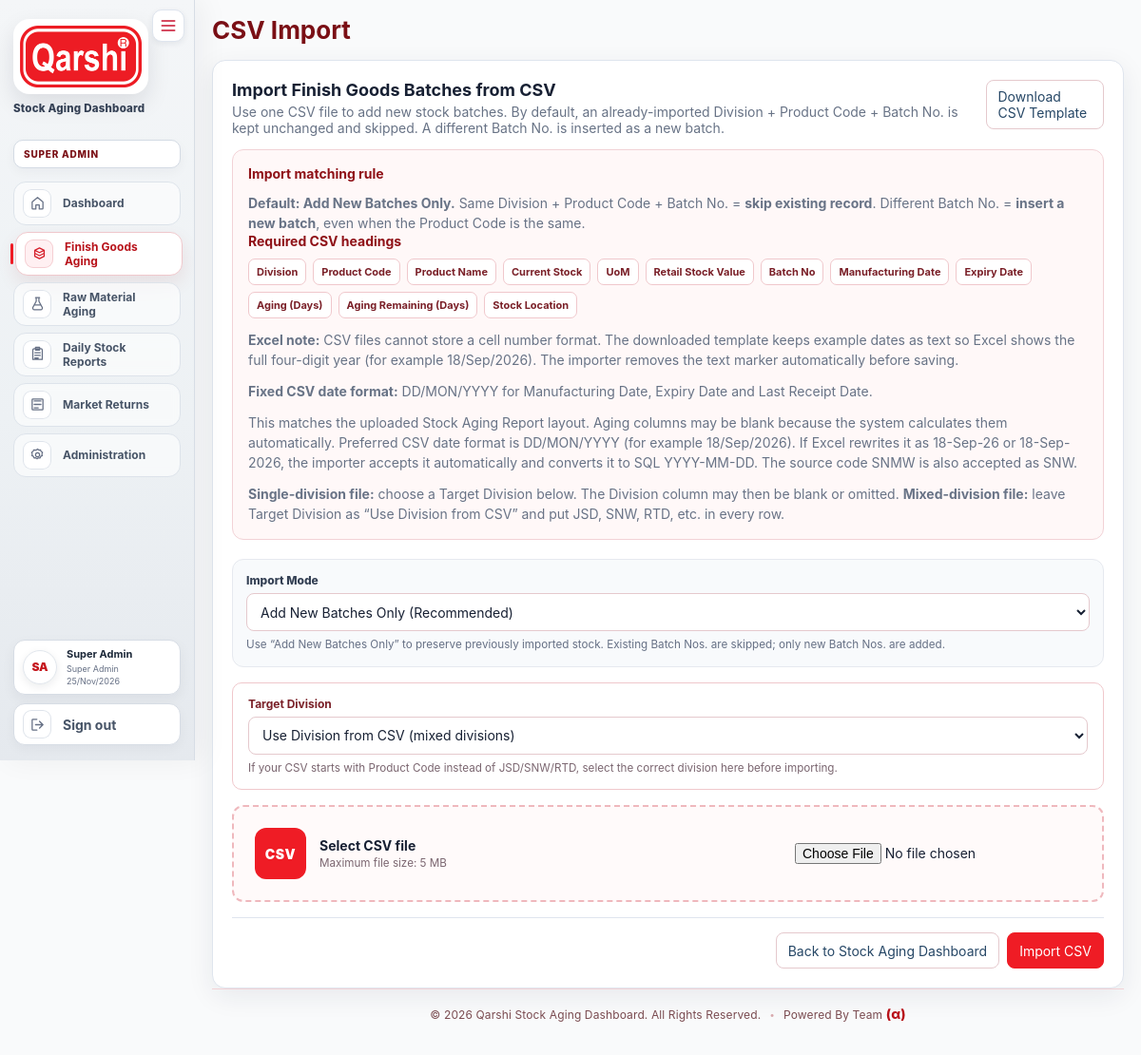
/stocks/import (signed in), run on the app's committed database.
### tables this page shows
CREATE TABLE users (
    id INT UNSIGNED AUTO_INCREMENT PRIMARY KEY,
    division_id INT UNSIGNED NULL,
    name VARCHAR(120) NOT NULL,
    email VARCHAR(190) NOT NULL UNIQUE,
    password_hash VARCHAR(255) NOT NULL,
    role ENUM('super_admin','store_manager','division_admin','user') NOT NULL DEFAULT 'user',
    can_add TINYINT(1) NOT NULL DEFAULT 1,
    can_edit TINYINT(1) NOT NULL DEFAULT 1,
    can_delete TINYINT(1) NOT NULL DEFAULT 1,
    avatar_path VARCHAR(255) NULL,
    is_active TINYINT(1) NOT NULL DEFAULT 1,
    created_at TIMESTAMP DEFAULT CURRENT_TIMESTAMP,
    CONSTRAINT fk_users_division FOREIGN KEY (division_id) REFERENCES divisions(id) ON UPDATE CASCADE ON DELETE RESTRICT,
    INDEX idx_users_division (division_id),
    INDEX idx_users_role (role)
);

### app/Views/stocks/import.php (the view, shortened to what the rows shown need)
<?php
$module = $module ?? \App\Controllers\StockController::MODULE;
?>
<div class="import-layout">
    <div class="card import-card">
        <div class="card-head">
            <div>
                <h2>Import <?= e($module['name']) ?> Batches from CSV</h2>
            </div>
        </div>
    </div>
</div>

### app/Views/layouts/header.php (shortened to what the rows shown need)
<?php $me = auth_user(); $appName = app_config('app')['name'] ?? 'Stock Aging Dashboard'; ?>
<!doctype html>
<html lang="en">
<head>
<link rel="stylesheet" href="<?= e(url('/assets/css/app.css')) ?>">
</head>
<body>
<?php if ($me): ?>
<?php
$nameParts = preg_split('/\s+/', trim((string)$me['name'])) ?: [];
$avatarInitials = '';
foreach (array_slice($nameParts, 0, 2) as $part) {
    if ($part !== '') $avatarInitials .= strtoupper(substr($part, 0, 1));
}
$requestPath = parse_url($_SERVER['REQUEST_URI'] ?? '/', PHP_URL_PATH) ?: '/';
$normalizePath = static function (string $path): string {
    $path = rtrim($path, '/');
    return $path === '' ? '/' : $path;
};
$requestPath = $normalizePath($requestPath);
$dashboardPath = $normalizePath(url('/'));
$isDashboardActive = $requestPath === $dashboardPath;
$isStocksActive = str_starts_with($requestPath, $normalizePath(url('/stocks')));
$isRawMaterialsActive = str_starts_with($requestPath, $normalizePath(url('/raw-materials')));
$isDailyReportsActive = str_starts_with($requestPath, $normalizePath(url('/daily-stock-reports')));
$isAdminHome = $requestPath === $normalizePath(url('/admin'));
$isAdminChild = ($me['role'] ?? '') === 'super_admin' && (
    str_starts_with($requestPath, $normalizePath(url('/users')))
    || str_starts_with($requestPath, $normalizePath(url('/divisions')))
    || str_starts_with($requestPath, $normalizePath(url('/grade-criteria')))
    || str_starts_with($requestPath, $normalizePath(url('/logs')))
    || str_starts_with($requestPath, $normalizePath(url('/market-return/mapping')))
    || str_starts_with($requestPath, $normalizePath(url('/admin/email-notifications')))
    || str_starts_with($requestPath, $normalizePath(url('/admin/sap-integration')))
);
$isAdminActive = $isAdminHome || $isAdminChild;
$isMarketReturnActive = str_starts_with($requestPath, $normalizePath(url('/market-return'))) && !$isAdminChild;
?>
<div class="app-shell">
    <aside class="sidebar" id="app-sidebar">
        <button type="button" class="sidebar-toggle" id="sidebarToggle" aria-controls="app-sidebar" aria-expanded="true" aria-label="Collapse menu" title="Collapse menu">
            <svg viewBox="0 0 24 24" fill="none" aria-hidden="true"><path d="M4 6h16M4 12h16M4 18h16" stroke="currentColor" stroke-width="2" stroke-linecap="round"/></svg>
        </button>
        <div class="brand-block">
            <img class="brand-logo" src="<?= e(url('/assets/img/qarshi-logo.png')) ?>" alt="Qarshi logo">
            <div class="brand-text single-line">
                <span>Stock Aging Dashboard</span>
            </div>
        </div>
        <?php
        $sidebarDivisionLabel = $me['role'] === 'super_admin'
            ? 'SUPER ADMIN'
            : (($me['role'] ?? '') === 'store_manager'
                ? 'STORE MANAGER'
                : ((($me['role'] ?? '') === 'user' && empty($me['division_id']))
                    ? 'ALL DIVISIONS'
                    : ($me['division_code'] ?? 'DIVISION')));
        ?>
        <div class="division-chip"><?= e($sidebarDivisionLabel) ?></div>
        <nav>
            <a class="nav-link<?= $isDashboardActive ? ' active' : '' ?>" title="Dashboard" href="<?= e(url('/')) ?>"<?= $isDashboardActive ? ' aria-current="page"' : '' ?>>
                <span class="nav-icon" aria-hidden="true"><svg viewBox="0 0 24 24" fill="none"><path d="M4 10.5 12 4l8 6.5V20a1 1 0 0 1-1 1h-4.5v-6h-5v6H5a1 1 0 0 1-1-1v-9.5Z" stroke="currentColor" stroke-width="1.8" stroke-linecap="round" stroke-linejoin="round"/></svg></span>
                <span class="nav-label">Dashboard</span>
            </a>
            <a class="nav-link<?= $isStocksActive ? ' active' : '' ?>" title="Finish Goods Aging" href="<?= e(url('/stocks')) ?>"<?= $isStocksActive ? ' aria-current="page"' : '' ?>>
                <span class="nav-icon" aria-hidden="true"><svg viewBox="0 0 24 24" fill="none"><path d="M5 7.5 12 4l7 3.5-7 3.5-7-3.5Zm0 0V16.5L12 20l7-3.5V7.5M5 12l7 3.5 7-3.5" stroke="currentColor" stroke-width="1.8" stroke-linecap="round" stroke-linejoin="round"/></svg></span>
                <span class="nav-label">Finish Goods Aging</span>
            </a>
            <a class="nav-link<?= $isRawMaterialsActive ? ' active' : '' ?>" title="Raw Material Aging" href="<?= e(url('/raw-materials')) ?>"<?= $isRawMaterialsActive ? ' aria-current="page"' : '' ?>>
                <span class="nav-icon" aria-hidden="true"><svg viewBox="0 0 24 24" fill="none"><path d="M9 3h6M10 3v5.5L5.2 17.2A2.5 2.5 0 0 0 7.4 21h9.2a2.5 2.5 0 0 0 2.2-3.8L14 8.5V3M7.5 14h9" stroke="currentColor" stroke-width="1.8" stroke-linecap="round" stroke-linejoin="round"/></svg></span>
                <span class="nav-label">Raw Material Aging</span>
            </a>
            <?php if (in_array(($me['role'] ?? ''), ['super_admin','store_manager','division_admin'], true)): ?>
            <a class="nav-link<?= $isDailyReportsActive ? ' active' : '' ?>" title="Daily Stock Reports" href="<?= e(url('/daily-stock-reports')) ?>"<?= $isDailyReportsActive ? ' aria-current="page"' : '' ?>>
                <span class="nav-icon" aria-hidden="true"><svg viewBox="0 0 24 24" fill="none"><path d="M7 4h10a2 2 0 0 1 2 2v14H5V6a2 2 0 0 1 2-2Zm2-2h6v4H9V2Zm-1 8h8M8 14h8M8 18h5" stroke="currentColor" stroke-width="1.8" stroke-linecap="round" stroke-linejoin="round"/></svg></span>
                <span class="nav-label">Daily Stock Reports</span>
            </a>
            <?php endif; ?>
            <a class="nav-link<?= $isMarketReturnActive ? ' active' : '' ?>" title="Market Returns" href="<?= e(url('/market-return')) ?>"<?= $isMarketReturnActive ? ' aria-current="page"' : '' ?>>
                <span class="nav-icon" aria-hidden="true"><svg viewBox="0 0 24 24" fill="none"><path d="M7 7h10M7 12h10M7 17h6M5 4h14a1 1 0 0 1 1 1v14a1 1 0 0 1-1 1H5a1 1 0 0 1-1-1V5a1 1 0 0 1 1-1Z" stroke="currentColor" stroke-width="1.8" stroke-linecap="round" stroke-linejoin="round"/></svg></span>
                <span class="nav-label">Market Returns</span>
            </a>
            <?php if ($me['role'] === 'super_admin'): ?>
                <a class="nav-link<?= $isAdminActive ? ' active' : '' ?>" title="Administration" href="<?= e(url('/admin')) ?>"<?= $isAdminActive ? ' aria-current="page"' : '' ?>>
                    <span class="nav-icon" aria-hidden="true"><svg viewBox="0 0 24 24" fill="none"><path d="M12 3.5 14 5l2.5-.2.8 2.4 2.1 1.4-1 2.3.6 2.4-2.3 1-.9 2.4-2.5-.3-2 1.6-2-1.6-2.5.3-.9-2.4-2.3-1 .6-2.4-1-2.3 2.1-1.4.8-2.4L10 5l2-1.5Zm0 5.5a3 3 0 1 0 0 6 3 3 0 0 0 0-6Z" stroke="currentColor" stroke-width="1.7" stroke-linecap="round" stroke-linejoin="round"/></svg></span>
                    <span class="nav-label">Administration</span>
                </a>
            <?php endif; ?>
        </nav>
        <div class="sidebar-account-zone">
            <div class="sidebar-user-profile" title="<?= e($me['name']) ?>">
                <div class="sidebar-user-avatar">
                    <?php if (!empty($me['avatar_path'])): ?>
                        <img src="<?= e(url($me['avatar_path'])) ?>" alt="<?= e($me['name']) ?> profile picture">
                    <?php else: ?>
                        <span><?= e($avatarInitials) ?></span>
                    <?php endif; ?>
                </div>
                <div class="sidebar-user-copy">
                    <strong><?= e($me['name']) ?></strong>
                    <small><?= e(($me['role'] ?? '') === 'user'
                        ? (empty($me['division_id']) ? 'Read-only User · All Divisions' : 'Read-only User')
                        : ucwords(str_replace('_',' ', (string)$me['role'])) ) ?></small>
                    <span><?= e(date('d/M/Y')) ?></span>
                </div>
            </div>
            <form class="logout" method="post" action="<?= e(url('/logout')) ?>">
                <button type="submit" class="link-button" title="Sign out"><span class="nav-icon" aria-hidden="true"><svg viewBox="0 0 24 24" fill="none"><path d="M15 17l5-5-5-5M20 12H9M11 20H5a1 1 0 0 1-1-1V5a1 1 0 0 1 1-1h6" stroke="currentColor" stroke-width="1.8" stroke-linecap="round" stroke-linejoin="round"/></svg></span><span class="nav-label">Sign out</span></button>
            </form>
        </div>
    </aside>
    <main class="main <?= (($title ?? '') === 'Dashboard') ? 'dashboard-main' : '' ?>">
        <?php if (($title ?? '') !== 'Dashboard'): ?>
        <header class="topbar">
            <div>
                <div class="page-title-row">
                    <h1><?= e($title ?? '') ?></h1>
                </div>
            </div>
        </header>
        <?php endif; ?>
<?php else: ?>
<div class="guest-shell">
    <?php if ($m = flash('error')): ?><div class="flash error login-flash"><?= e($m) ?></div><?php endif; ?>
<?php endif; ?>

### data on the page
users: role "SUPER ADMIN", name "Super Admin", role "Super Admin"

### other printed values
$avatarInitials "SA"
$title "CSV Import"
$module['name'] "Finish Goods"
$module['code_label'] "Product Code"
$module['name_label'] "Product Name"
$module['value_label'] "Retail Stock Value"
$module['index_title'] "Stock Aging Dashboard"
